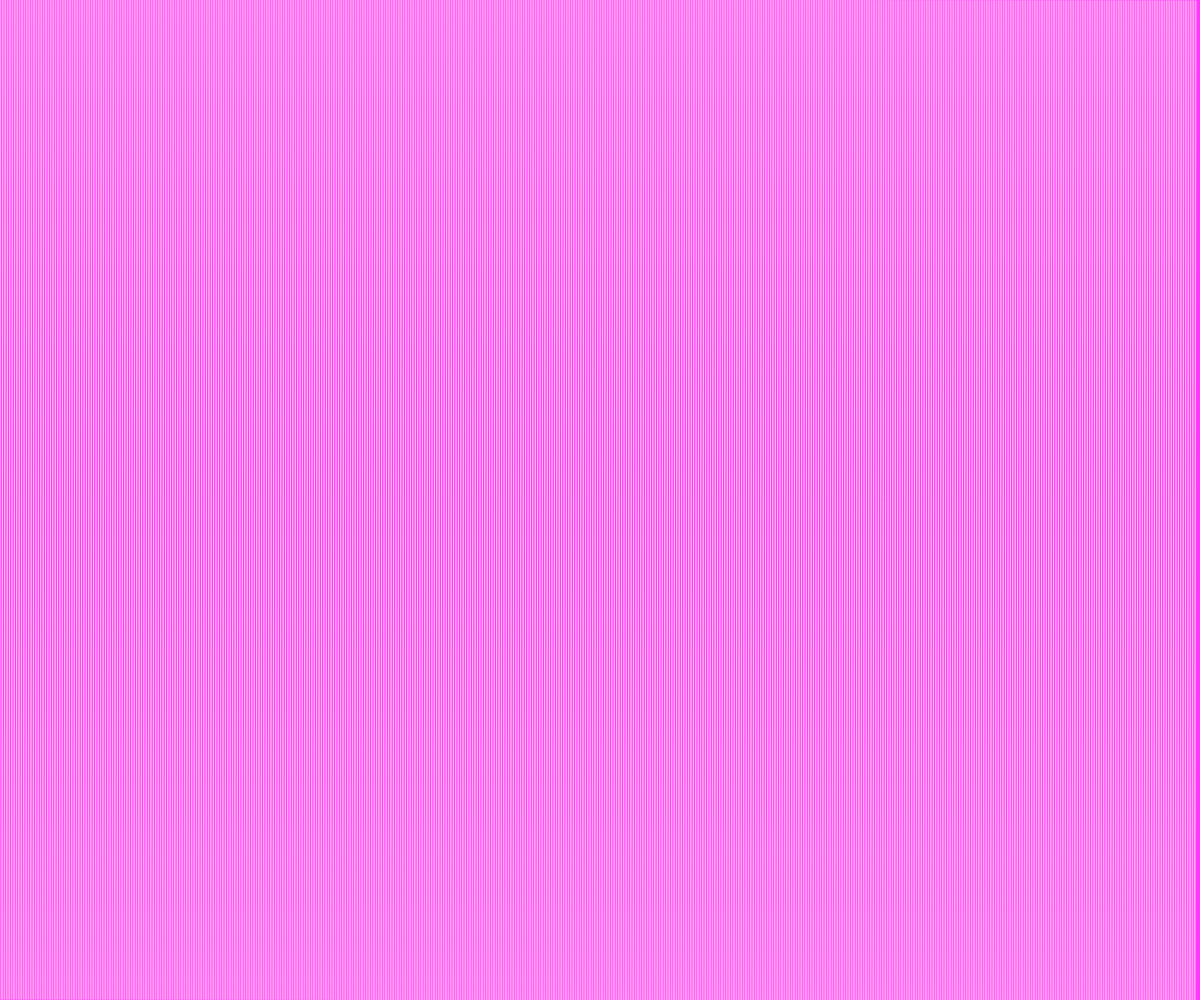
Frame 1 (no input)
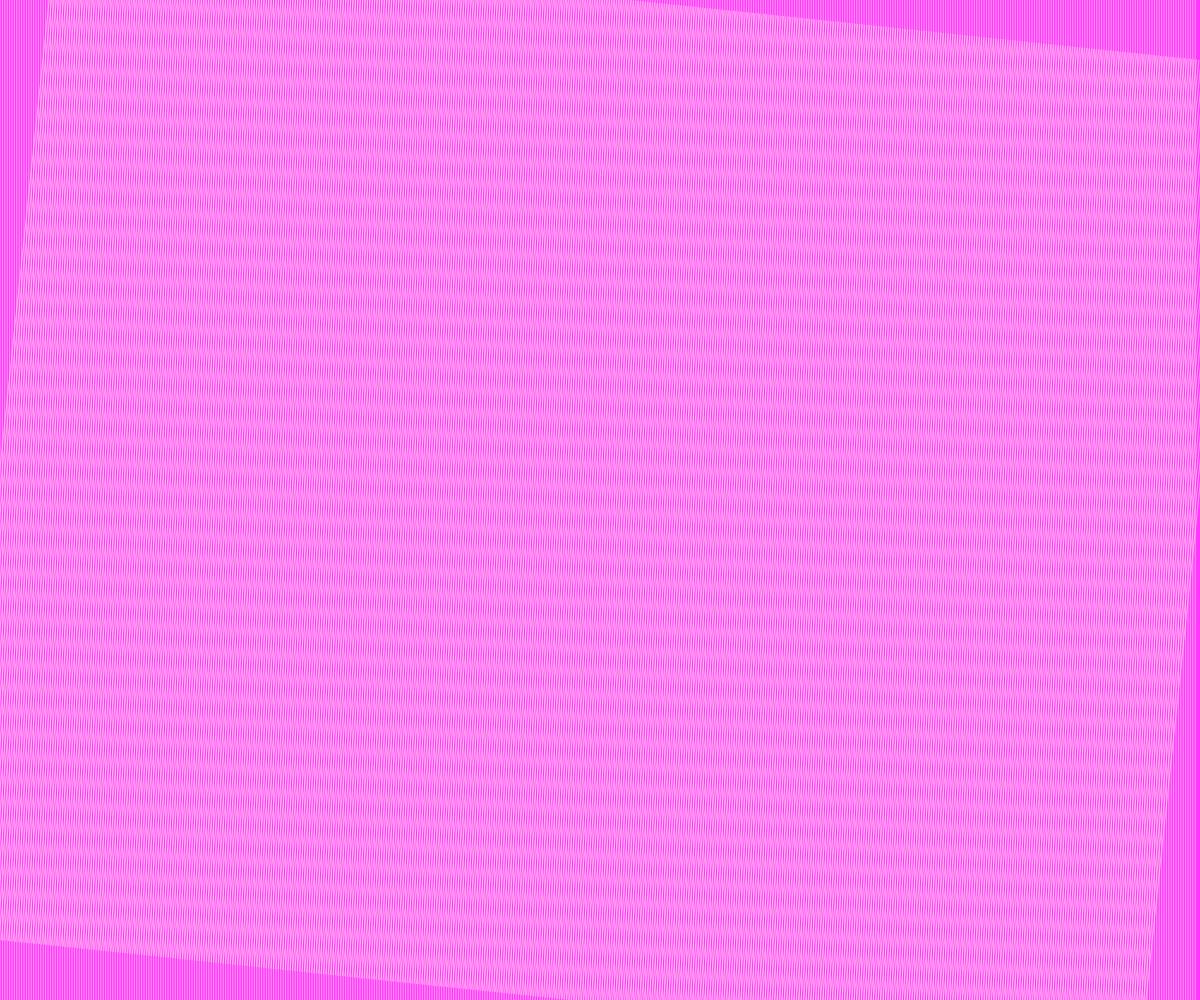
Frame 60 (no input)
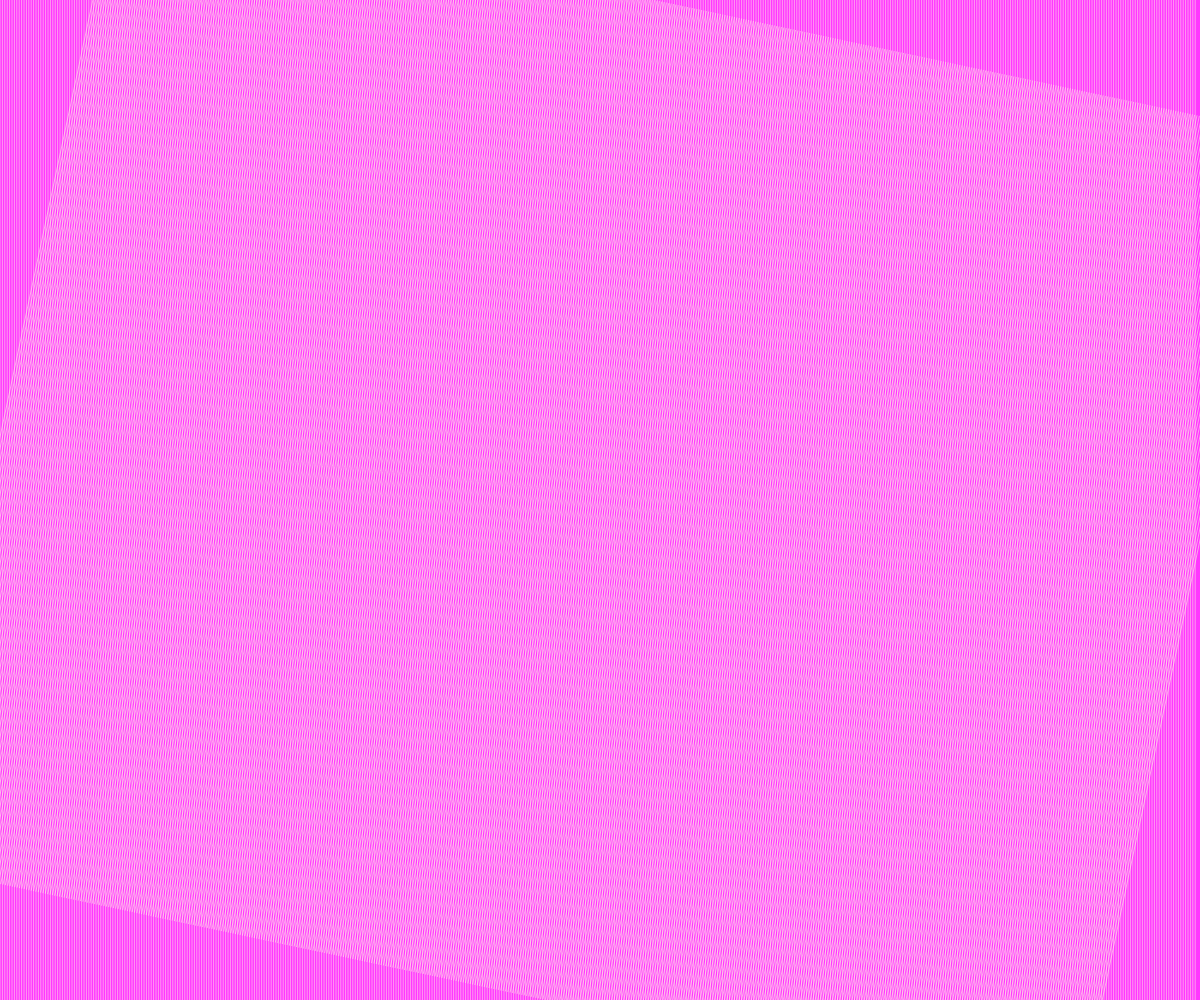
Frame 120 (the mouse pressed at the canvas centre since frame 60)

The p5.js sketch that drew these frames (run headless with seeded random() and noise() and a simulated clock; from frame 60 on, the mouse is pressed at the canvas centre):

// p5.js sketch
// ── sketch.js
var grid;
var t=0;
function setup() {
  createCanvas(windowWidth, windowHeight);
	background(255,255,255);
	grid=new Lines(500);
	grid.born();
	strokeWeight(0.5);
	stroke(255,255,225);
	frameRate(1000);
}

function draw() {
  background(255,55,255);
	t+=0.1;
	grid.display();
	grid.display(t,1);
}

function Lines(n){
	this.n=n;
	this.l=[];
	this.born = function(){
		this.die();
		for(var i=0;i<n;i++){
			this.p.push(new Line((width/n)*i,0,(width/n)*i,height));
		}
	};
	this.die = function(){
		this.p=[];
	};
	this.display = function(alpha,scl){
		translate(width/2,height/2);
		scale(scl)
		rotate(radians(alpha));
		for(var i=0;i<this.p.length-1;i++){
			line(this.p[i].x1-width/2,this.p[i].y1-height/2,this.p[i].x2-width/2,this.p[i].y2-height/2);
		}
		rotate(-radians(alpha));
		scale(-scl)
		translate(-width/2,-height/2);
	};
	console.log("New "+ n +" balls");
}

function Line(x1,y1,x2,y2){
	this.x1 = x1;
	this.y1 = y1;

	this.x2 = x2;
	this.y2 = y2;

	this.size =function(){
		return abs(sqrt(pow((this.x1-this.x2),2)+pow((this.y1-this.y2),2)));
	};
}
